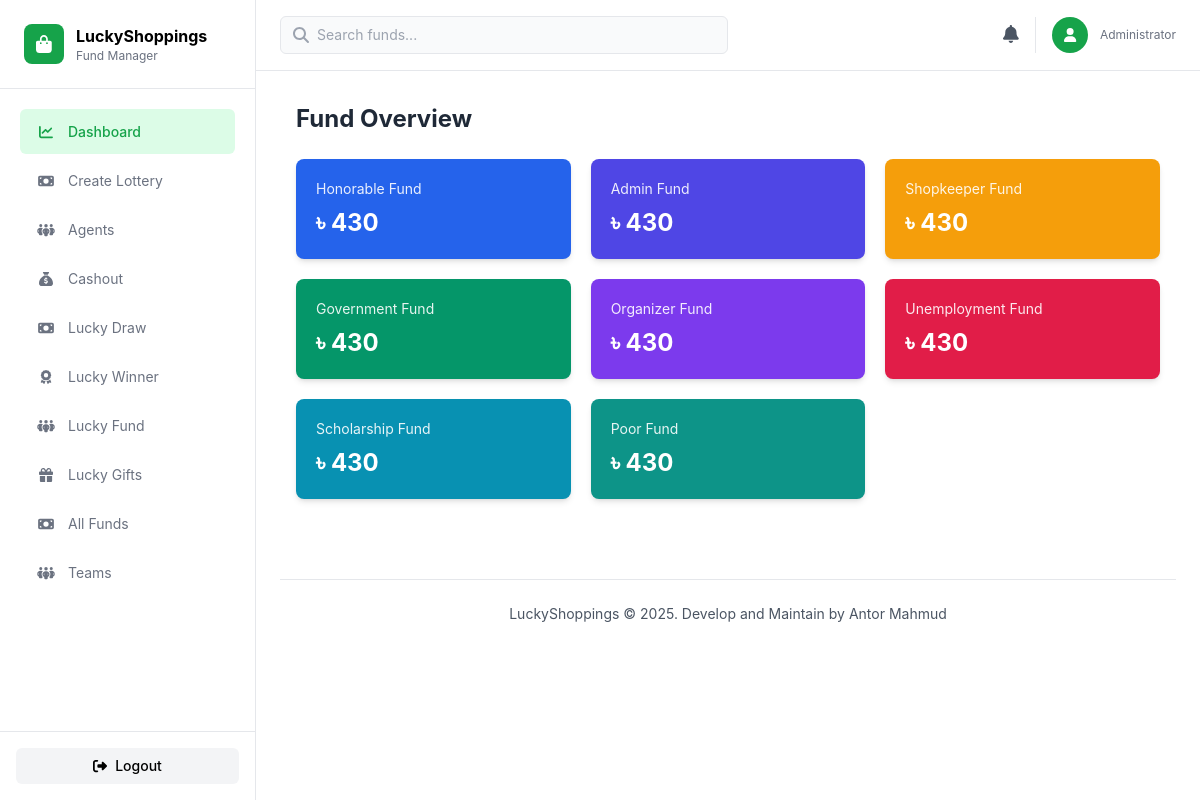
The app's page /all-funds/ with its own data.
### base/models.py (models this page shows, shortened)
class BaseModel(models.Model):
    created_at = models.DateTimeField(auto_now_add=True)
    updated_at = models.DateTimeField(auto_now=True)
    is_active = models.BooleanField(default=True)
    class Meta:
        abstract = True
        ordering = ['-created_at']

class HonorableFund(BaseModel):
    amount = models.IntegerField(default=0)

class AdminFund(BaseModel):
    amount = models.IntegerField(default=0)

class ShopkeeperFund(BaseModel):
    amount = models.IntegerField(default=0)

class GovernmentFund(BaseModel):
    amount = models.IntegerField(default=0)

class OrganizerFund(BaseModel):
    amount = models.IntegerField(default=0)

class UnemploymentFund(BaseModel):
    amount = models.IntegerField(default=0)

class ScholarshipFund(BaseModel):
    amount = models.IntegerField(default=0)

class PoorFund(BaseModel):
    amount = models.IntegerField(default=0)

### base/views.py (the view)
# urls.py: path("all-funds/", fund_overview, name="funds"),
def fund_overview(request):
    context = {
        'honorable_fund': HonorableFund.objects.first(),
        'admin_fund': AdminFund.objects.first(),
        'shopkeeper_fund': ShopkeeperFund.objects.first(),
        'government_fund': GovernmentFund.objects.first(),
        'organizer_fund': OrganizerFund.objects.first(),
        'unemployment_fund': UnemploymentFund.objects.first(),
        'scholarship_fund': ScholarshipFund.objects.first(),
        'lucky_gift': LuckyGift.objects.first(),
        'poor_fund': PoorFund.objects.first(),
    }
    return render(request, 'overview.html', context)

### templates/overview.html
{% extends "index.html" %}
{% block body %}
<div class="max-w-6xl mx-auto px-4 py-8">
    <h2 class="text-2xl font-bold mb-6 text-gray-800">
        Fund Overview
    </h2>
    <div class="grid grid-cols-2 sm:grid-cols-2 lg:grid-cols-3 gap-5">
        <div class="bg-blue-600 rounded-lg shadow-md p-5 text-white">
            <p class="text-sm opacity-90">Honorable Fund</p>
            <p class="text-2xl font-bold mt-2">
                ৳ {{ honorable_fund.amount|default:"0" }}
            </p>
        </div>
        <div class="bg-indigo-600 rounded-lg shadow-md p-5 text-white">
            <p class="text-sm opacity-90">Admin Fund</p>
            <p class="text-2xl font-bold mt-2">
                ৳ {{ admin_fund.amount|default:"0" }}
            </p>
        </div>
        <div class="bg-amber-500 rounded-lg shadow-md p-5 text-white">
            <p class="text-sm opacity-90">Shopkeeper Fund</p>
            <p class="text-2xl font-bold mt-2">
                ৳ {{ shopkeeper_fund.amount|default:"0" }}
            </p>
        </div>
        <div class="bg-emerald-600 rounded-lg shadow-md p-5 text-white">
            <p class="text-sm opacity-90">Government Fund</p>
            <p class="text-2xl font-bold mt-2">
                ৳ {{ government_fund.amount|default:"0" }}
            </p>
        </div>
        <div class="bg-violet-600 rounded-lg shadow-md p-5 text-white">
            <p class="text-sm opacity-90">Organizer Fund</p>
            <p class="text-2xl font-bold mt-2">
                ৳ {{ organizer_fund.amount|default:"0" }}
            </p>
        </div>
        <div class="bg-rose-600 rounded-lg shadow-md p-5 text-white">
            <p class="text-sm opacity-90">Unemployment Fund</p>
            <p class="text-2xl font-bold mt-2">
                ৳ {{ unemployment_fund.amount|default:"0" }}
            </p>
        </div>
        <div class="bg-cyan-600 rounded-lg shadow-md p-5 text-white">
            <p class="text-sm opacity-90">Scholarship Fund</p>
            <p class="text-2xl font-bold mt-2">
                ৳ {{ scholarship_fund.amount|default:"0" }}
            </p>
        </div>
        <div class="bg-teal-600 rounded-lg shadow-md p-5 text-white">
            <p class="text-sm opacity-90">Poor Fund</p>
            <p class="text-2xl font-bold mt-2">
                ৳ {{ poor_fund.amount|default:"0" }}
            </p>
        </div>
    </div>
</div>
{% endblock %}

### templates/index.html (shortened to what this page needs)
<!DOCTYPE html>
<html lang="en">
<head>
    <script src="https://cdn.tailwindcss.com"></script>
</head>
<body>
   <aside id="sidebar" class="sidebar w-64 flex md:flex flex-col bg-white">
        <div class="p-6 border-b border-gray-200">
            <div class="flex items-center gap-3">
                <div class="w-10 h-10 bg-green-600 rounded-lg flex items-center justify-center">
                    <i class="fas fa-shopping-bag text-white text-lg"></i>
                </div>
                <div>
                    <a href="/dashboard">
                    <h1 class="font-bold text-base text-black">LuckyShoppings</h1>
                    <p class="text-xs text-gray-500">Fund Manager</p>
                    </a>
                </div>
            </div>
        </div>
        <nav class="flex-1 px-3 py-4">
            <a href="/dashboard" class="sidebar-item active">
                <i class="fas fa-chart-line w-5"></i>
                <span>Dashboard</span>
            </a>
            <a href="/create-lottery" class="sidebar-item">
              <i class="fa-solid fa-money-bill w-5"></i>
                <span>Create Lottery</span>
            </a>
            <a href="/lucky-fund-dashboard/" class="sidebar-item">
                <i class="fa-solid fa-people-group w-5"></i>
                <span>Agents</span>
            </a>
            <a href="/withdraw" class="sidebar-item">
                <i class="fa-solid fa-sack-dollar w-5"></i>
                <span>Cashout</span>
            </a>
 <a href="/lottery/draw" class="sidebar-item">
              <i class="fa-solid fa-money-bill w-5"></i>
                <span>Lucky Draw</span>
            </a>
 <a href="/lottery/winner" class="sidebar-item">
              <i class="fa-solid fa-award w-5"></i>
                <span>Lucky Winner</span>
            </a>
             <a href="/lucky-fund" class="sidebar-item">
                <i class="fa-solid fa-people-group w-5"></i>
                <span>Lucky Fund</span>
            </a>
             <a href="/lucky-gifts" class="sidebar-item">
                <i class="fa-solid fa-gift w-5"></i>
                <span>Lucky Gifts</span>
            </a>
            <a href="/all-funds/" class="sidebar-item">
              <i class="fa-solid fa-money-bill w-5"></i>
                <span>All Funds</span>
            </a>
            <a href="/teams/{{request.user.username}}" class="sidebar-item">
                <i class="fa-solid fa-people-group w-5"></i>
                <span>Teams</span>
            </a>
        </nav>
        <div class="p-4 border-t border-gray-200">
            <form action="/logout" method="POST">
                <button type="submit" class="w-full px-4 py-2 bg-gray-100 hover:bg-gray-200 text-black rounded-md transition text-sm font-medium flex items-center justify-center gap-2">
                    <i class="fas fa-sign-out-alt"></i>
                    <span>Logout</span>
                </button>
            </form>
        </div>
    </aside>
    <header class="header md:ml-64">
        <div class="flex items-center justify-between px-4 md:px-6 py-4">
            <div class="flex-1 hidden md:flex items-center gap-2 bg-gray-50 rounded-md px-3 py-2 border border-gray-200 max-w-md">
                <i class="fas fa-search text-gray-400"></i>
                <input type="text" placeholder="Search funds..." class="bg-transparent outline-none flex-1 text-sm placeholder-gray-400">
            </div>
            <div class="flex items-center gap-4">
                <div class="hidden md:flex items-center gap-3">
                    <button class="text-gray-600 hover:text-green-600 transition">
                        <i class="fas fa-bell text-lg"></i>
                    </button>
                </div>
                <div class="flex items-center gap-3 border-l border-gray-200 pl-4">
                    <div class="w-9 h-9 bg-green-600 rounded-full flex items-center justify-center">
                        <i class="fas fa-user text-white text-sm"></i>
                    </div>
                    <div class="hidden md:block">
                        <p class="text-xs text-gray-500">Administrator</p>
                    </div>
                </div>
            </div>
        </div>
    </header>
    <main class="main-content md:ml-64 pt-20 md:pt-0 p-4 md:p-6">
        {% block body %}
        {% endblock %}
        <footer class="border-t border-gray-200 pt-6 mt-12 text-center text-gray-600 text-sm">
            <p>LuckyShoppings © 2025. Develop and Maintain by <a href="https://fb.me/antorzuk">Antor Mahmud</a></p>
        </footer>
    </main>
</body>
</html>

### templates/index.html (style rules this page uses)
body { background: #ffffff; color: #000000; font-family: -apple-system, BlinkMacSystemFont, 'Segoe UI', 'Roboto', 'Oxygen', 'Ubuntu', 'Cantarell', sans-serif; }
.sidebar { background: #ffffff; border-right: 1px solid #e5e7eb; height: 100vh; position: fixed; overflow-y: auto; transition: transform 0.3s ease; }
.sidebar-item { color: #6b7280; padding: 12px 16px; margin: 4px 8px; border-radius: 6px; cursor: pointer; transition: all 0.2s ease; display: flex; align-items: center; gap: 12px; font-size: 14px; }
.sidebar-item.active { background: #dcfce7; color: #16a34a; font-weight: 500; }
.main-content { transition: margin-left 0.3s ease; }
.header { background: #ffffff; border-bottom: 1px solid #e5e7eb; position: sticky; top: 0; z-index: 40; }

### records on screen
HonorableFund: amount "430"
AdminFund: amount "430"
ShopkeeperFund: amount "430"
GovernmentFund: amount "430"
OrganizerFund: amount "430"
UnemploymentFund: amount "430"
ScholarshipFund: amount "430"
PoorFund: amount "430"
